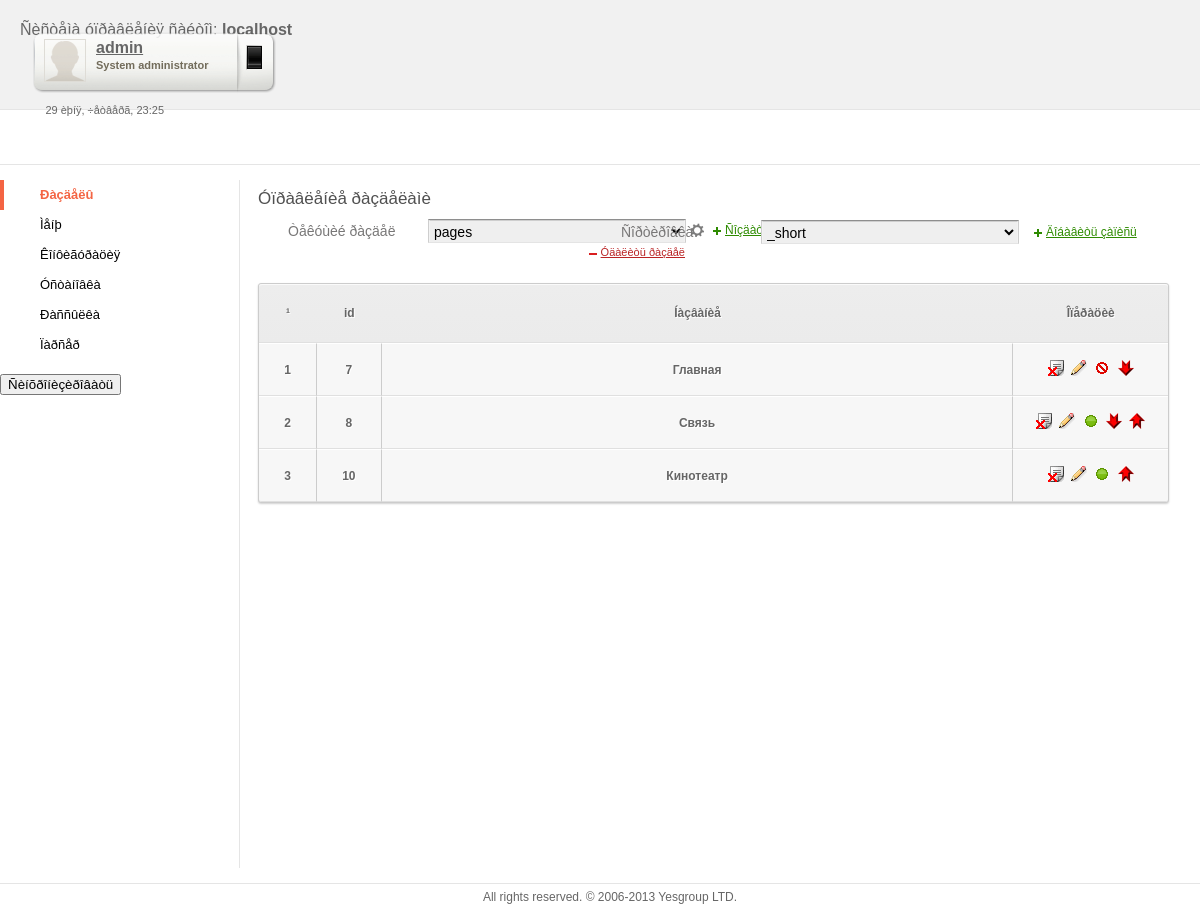
/admin/index.php (signed in), run on the app's committed database.
### tables this page shows
CREATE TABLE `pages` (
  `id` int(11) NOT NULL AUTO_INCREMENT,
  `order` int(11) NOT NULL DEFAULT '0',
  `linkid` int(11) NOT NULL DEFAULT '0',
  `nameid` varchar(100) DEFAULT NULL,
  `visible` tinyint(1) NOT NULL DEFAULT '1',
  `content` text,
  PRIMARY KEY (`id`)
);

### admin/config.php (called while the page is built, shortened)
<?php
$dbName 	 = 'ucinema';
?>

### admin/modules/base.php (called while the page is built, shortened)
<?php
require_once('config.php');
class base {
	final protected function connectToDb() {
		global $dbUser;
		global $dbName;
		global $dbPassword;
		global $dbLocation;
		$dbconnect = mysql_connect($dbLocation, $dbUser, $dbPassword);
   		$dbselect = mysql_select_db($dbName, $dbconnect);
	}
}
?>

### admin/modules/razdel/razdel.php (the view, shortened to what this page needs)
<?php
require_once('modules/base.php');
class razdel extends base {
	private $table;
	private $returned_content;
	private $page;
	private $limit;
	private $count;
	function  __construct() {
		$this->table = (isset($_SESSION['table_razdel']) && !empty($_SESSION['table_razdel'])) ? $_SESSION['table_razdel'] : 'pages';
		$this->page = (!isset ($_GET['page']) || empty($_GET['page'])) ? 1 : $_GET['page'];
		$this->limit = $this->get_config('admin_pager');
		$this->count = $this->count_table();
	}
    public function preview() {
		switch (@$_GET['action']){
			default			: return $this->ShowExists();break;
		}
	}
	protected function ShowExists($type = null) {
		$content =
<<<CONTENT
<div id="content" class="razdel">
<h2>Óïðàâëåíèå ðàçäåëàìè</h2>
<div class="prop">
	<div class="left">Òåêóùèé ðàçäåë</div>
	<div class="right inp">
	<form name="selectTableForm"  action="?mode=razdel&table={$this->table}&page={$this->page}">
								<input type="hidden" name="mode" value="razdel">
								<select name="table" onchange="javascript:document.forms['selectTableForm'].submit()">
CONTENT;
		$sql = 'SELECT * FROM `'.$this->tablename_basetable.'` ORDER BY `rus`';
		$res = mysql_query($sql);
		while ($row = mysql_fetch_assoc($res)){
			if ($row['tablename'] == $this->table)
				$content .=	'<option value="'.$row['tablename'].'" selected>'.$row['rus'].'</option>';
			else
				$content .=	'<option value="'.$row['tablename'].'">'.$row['rus'].'</option>';
		}
		$memo = '<tr>
						<td width="5px"></td>
						<td valign="center">
							<form name="selectSortForm" method="POST" action="?mode=razdel&table='.$this->table.'&page='.$this->page.'">
									<select name="sort" style="width:200px" onchange="this.form.submit()">';
		$sql_sort = 'SELECT vname, query FROM `'.$this->table.'_defsec`';
		$res_sort = mysql_query($sql_sort);
		while ($row_sort = mysql_fetch_assoc($res_sort)){
			if ($_SESSION['sort'] == $row_sort['vname'])
				$memo .= '<option value="'.$row_sort['vname'].'" selected>'.$row_sort['vname'].'</option>';
			else
				$memo .= '<option value="'.$row_sort['vname'].'">'.$row_sort['vname'].'</option>';
		}
		$memo .= '			</select>
							</form>
						</td>
						<td width="5px"></td>
					</tr>';
		$content .=
<<<CONTENT
								</select>
								<!--a href="javascript:document.forms['selectTableForm'].submit()">
									<img height="16" width="16" border="0" title="Âûáðàòü òàáëèöó ðàçäåëîâ" src="img/icons/m_menu.gif">
								</a-->
							</form>
		<a class="struct_razdel" href="?mode=razdel&table={$this->table}&action=struct&page={$this->page}"><img src="img/settings.png" alt="" /></a>
		<a class="add_razdel add_one_more" href="?mode=razdel&action=create&page={$this->page}">Ñîçäàòü ðàçäåë</a>
		<a class="del_razdel remove_one" href="?mode=razdel&table={$this->table}&action=drop&page={$this->page}" onclick="return confirm('Óäàëèòü ðàçäåë - {$this->table}?')">Óäàëèòü ðàçäåë</a>
	</div>
</div>
<div class="prop sort_right">
CONTENT;
$content.='
	<div class="left">Ñîðòèðîâêà</div>
	<div class="right inp">'.$memo.'
	</div>
</div>
	<a class="add_rec add_one_more" href="?mode=razdel&table='.$this->table.'&action=add&page='.$this->page.'">Äîáàâèòü çàïèñü</a>';
		$content .=
<<<CONTENT
				</table>
			</td>
		</tr>
	</table>
		<div class="pager">
			{$this->Pager($this->count, $this->limit, $this->page)}
			{$this->generate_by_type($this->table)}
			{$this->Pager($this->count, $this->limit, $this->page)}
		</div>
</div>
CONTENT;
		return $content;
	}
	protected function count_table()
	{
		$query = mysql_result(mysql_query('SELECT `query` FROM `'.$this->table.'_defsec` WHERE `vname` = "'.$_SESSION['sort'].'"'), 0);
		$res = mysql_query($query);
		return mysql_num_rows($res);
	}
	protected function Pager($count, $limit, $page)
	{
		$cont = '';
		return $cont;
	}
	protected function get_config($key){
		return mysql_result(mysql_query('SELECT `value` FROM `config` WHERE `key`="'.$key.'"'), 0);
	}
	protected function generate_by_type($table) {
		if (!empty($table)){
			$this->returned_content =
<<<CONTENT
		<table class="main-table" width="100%" cellpadding="5" cellspacing="0" border="1" style="border-collapse:collapse">
			<tr class="first-row">
				<th align="center" width="3%"><span style="color:green;font-weight:bold">¹</span></th>
				<th align="center" width="3%"><span style="color:green;font-weight:bold">id</span></th>
				<th align="center"><span style="color:green;font-weight:bold">Íàçâàíèå</span></th>
CONTENT;
			$this->returned_content .=
<<<CONTENT
				<th align="center" width="17%"><span style="color:green;font-weight:bold">Îïåðàöèè</span></th>
			</tr>
CONTENT;
			$query = '';
                        if($table === 'answers')
                        {
                            if(isset($_SESSION['sinterview']))
                            {$query = 'SELECT * FROM `'.$table.'` WHERE `interview_id` = "'.$_SESSION['sinterview'].'"';}
                            else
                            {$query = 'SELECT * FROM `'.$table.'`';}
                        }
                        else
                        {
                            $query = mysql_result(mysql_query('SELECT `query` FROM `'.$table.'_defsec` WHERE `vname` = "'.$_SESSION['sort'].'"'), 0);
                        }
                        $res = mysql_query($query.' LIMIT '.($this->limit * ($this->page - 1)).', '.$this->limit);
                        $number = mysql_num_rows($res);
			if ($number > 0){
				$i = 1;
				while ($row = mysql_fetch_assoc($res)){
					$this->returned_content .=
<<<CONTENT
	<tr id="id{$row['id']}">
		<td align="center"><span>{$row['order']}</span></td>
		<td align="center"><span>{$row['id']}</span></td>
CONTENT;
			if ($table === 'shedule'){
			$resulbka = mysql_result(mysql_query('SELECT `nameid` FROM film WHERE id = '.$row['nameid']), 0);
				$this->returned_content .= '<td align="center"><span>'.$resulbka.'</span></td>';
			}
			else {
				$this->returned_content .= '<td align="center"><span>'.$row['nameid'].'</span></td>';
			}
					$this->returned_content .=
<<<CONTENT
		<td align="center"><span>
CONTENT;
					$this->returned_content .=
	'<a href="?mode=razdel&table='.$table.'&action=delete&id='.$row['id'].'&page='.$this->page.'" onclick="return confirm(\'Óäàëèòü?\')" title="Óäàëèòü"><img src="img/delete.gif" border="0"></a>
	<a href="?mode=razdel&table='.$table.'&action=edit&id='.$row['id'].'&page='.$this->page.'" title="Ðåäàêòèðîâàòü">
		<img src="img/edit.gif" border="0"></a>';
					if ($row['visible'] == 1)
						$this->returned_content .=
	'<div id="idallow'.$row['id'].'" style="display:inline">
		<a href="javascript:changeAllowed(\'razdel\', \''.$table.'\', \''.$row['id'].'\', \'disallowed\')" title="Çàïðåòèòü ê ïîêàçó">
			<img src="img/allowed.gif" border="0">
		</a>
	</div>';
					if ($row['visible'] == 0)
						$this->returned_content .=
	'<div id="idallow'.$row['id'].'" style="display:inline">
		<a href="javascript:changeAllowed(\'razdel\', \''.$table.'\', \''.$row['id'].'\', \'allowed\')" title="Ðàçðåøèòü ê ïîêàçó">
			<img src="img/disallowed.gif" border="0">
		</a>
	</div>';
					if ($number != 1){
						switch ($i){
							case 1 :
								$this->returned_content .=
		'<a href="?mode=razdel&table='.$table.'&action=move&id='.$row['id'].'&order='.$row['order'].'&move=down&page='.$this->page.'" title="ï¿½ï¿½ï¿½ï¿½ï¿½ï¿½ï¿½ï¿½ï¿½ï¿½ï¿½ ï¿½ï¿½ï¿½ï¿½">
			<img src="img/down.gif" border="0"></a>';
								break;
							case $number :
								$this->returned_content .=
		'<a href="?mode=razdel&table='.$table.'&action=move&id='.$row['id'].'&order='.$row['order'].'&move=up&page='.$this->page.'" title="ï¿½ï¿½ï¿½ï¿½ï¿½ï¿½ï¿½ï¿½ï¿½ï¿½ï¿½ ï¿½ï¿½ï¿½ï¿½ï¿½">
			<img src="img/up.gif" border="0"></a>';
								break;
							default:
								$this->returned_content .= '
		<a href="?mode=razdel&table='.$table.'&action=move&id='.$row['id'].'&order='.$row['order'].'&move=down&page='.$this->page.'" title="ï¿½ï¿½ï¿½ï¿½ï¿½ï¿½ï¿½ï¿½ï¿½ï¿½ï¿½ ï¿½ï¿½ï¿½ï¿½">
			<img src="img/down.gif" border="0"></a>
		<a href="?mode=razdel&table='.$table.'&action=move&id='.$row['id'].'&order='.$row['order'].'&move=up&page='.$this->page.'" title="ï¿½ï¿½ï¿½ï¿½ï¿½ï¿½ï¿½ï¿½ï¿½ï¿½ï¿½ ï¿½ï¿½ï¿½ï¿½ï¿½">
			<img src="img/up.gif" border="0"></a>';
						}
					}
      	$this->returned_content .=(isset($_GET['table']) && $_GET['table']=='shedule')?
	'<div id="send'.$row['id'].'" style="display:inline">
      <form method="POST" action="http://dev.tickets.od.ua/tickets/UcinemaTickets" >
      <textarea name="data" style="display:none">'.json_encode($row).'</textarea>
		<button type="submit"  title="Ñèíõðîíèçèðîâàòü ðàñïèñàíèå ñ tickets.od.ua">
			<img src="img/tickets.png" border="0">
		</button>
        </form>
	</div>':'';
					$this->returned_content .= '</span></td></tr>';
					$i++;
				}
			}
			$this->returned_content .= '</table>';
		}
		return $this->returned_content;
	}
}
?>

### admin/templates/header.inc.php (shortened to what this page needs)
<?php
  function dateFormat(){
    $n = date('n',time());
    $d = date('d',time());
    $time = date('H:i',time());
    $w = date('w',time());
    $weeks = array('ïîíåäåëüíèê','âòîðíèê','ñðåäà','÷åòâåðã','ïÿòíèöà','ñóááîòà','âîñêðåñåíüå');
    $monthes = array('ÿíâàðÿ','ôåâðàëÿ','ìàðòà','àïðåëÿ','ìàÿ','èþíÿ','èþëÿ','àâãóñòà','ñåíòÿáðÿ','îêòÿáðÿ','íîÿáðÿ','äåêàáðÿ');
    return $d.' '.$monthes[$n].', '.$weeks[$w].', '.$time;
  }
?>
<!DOCTYPE HTML PUBLIC "-//W3C//DTD HTML 4.0 Transitional//EN">
<html xmlns="http://www.w3.org/1999/xhtml">
<head>
<link rel="stylesheet" type="text/css" href="includes/css/ucms.css">
<link rel="stylesheet" type="text/css" href="includes/css/ucms_new.css">
<link rel="stylesheet" type="text/css" href="includes/fancybox/jquery.fancybox-1.3.4.css"/>
<link rel="stylesheet" type="text/css" href="includes/css/ucms_new.css">
</head>
<body marginheight="0" marginwidth="0" rightmargin="0" leftmargin="0" topmargin="0" bottommargin="0" >
	<div id="window">
		<div id="header">
			<div id="logo-text">
				<table  width="100%" height="100%" cellpadding="0" cellspacing="0" border="0">
					<tr>
						<td align="left" width="100%">Ñèñòåìà óïðàâëåíèÿ ñàéòîì: <strong><?php echo $_SERVER['SERVER_NAME']; ?></strong></td>
					</tr>
				</table>
			</div>
			<div id="authorization">
				<div class="auth">
					<img src="img/ucms_img/avatar.png" />
					<p id="username">admin</p><br />
					<p id="user-status">System administrator</p>
					<a href="?mode=logout" class="logout">&nbsp</a>
				</div>
				<div class="date"><p><?php echo dateFormat();?></p></div>
			</div>
		</div>
		<div id="sub-navigation">
		</div>

### admin/templates/menu.inc.php (shortened to what this page needs)
<div id="navigation-menu">
	<ul>
		<li><a href="?mode=razdel" class="<?php if ($mode == 'razdel') echo 'active';?>">Ðàçäåëû</a>
		<li><a href="?mode=menu" class="<?php if ($mode == 'menu') echo 'active';?>">Ìåíþ</a>
		<li><a href="?mode=config" class="<?php if ($mode == 'config') echo 'active';?>">Êîíôèãóðàöèÿ</a>
		<li><a href="?mode=setup" class="<?php if ($mode == 'setup') echo 'active';?>">Óñòàíîâêà</a>
		<li><a href="?mode=spam"class="<?php if ($mode == 'spam') echo 'active';?>">Ðàññûëêà</a>
		<li><a href="?mode=parser" class="<?php if ($mode == 'parser') echo 'active';?>">Ïàðñåð</a>
	</ul>
    <form action="http://today.od.ua/admin/grabbers/index.php" method="GET">
    <br />
    <button type="submit" style="cursor:pointer">Ñèíõðîíèçèðîâàòü</button>
    </form>
</div>

### admin/index.php (shortened to what this page needs)
<?php
require_once('./config.php');
$mode = @$_GET['mode'];
function select_mode($mode) {
	include_once('./templates/header.inc.php');
	include_once('./templates/menu.inc.php');
	if (!empty($mode) && $mode != 'logout'){
		$object = new $mode();
		echo $object->preview();
	}
	$buffer = ob_get_contents();
	echo $buffer;
	include_once('./templates/footer.inc.php');
}
if ($mode == 'logout') {
	session_destroy();
	header("Location: http://".$_SERVER['HTTP_HOST'].dirname($_SERVER['PHP_SELF'])."/");
}
elseif (isset($_SESSION['auth_key']) && !empty($_SESSION['auth_key'])){
	if (empty($mode))
		select_mode($admin_default_mode);
	else
		select_mode($mode);
	exit();
}
?>

### admin/templates/footer.inc.php
			<div id="footer">
						<p>All rights reserved. © 2006-2013 Yesgroup LTD.</p>
			</div>
	</div>
</body>
</html>

### admin/includes/css/style.css (style rules this page uses)
BODY { color:#666666; font-family:'Arial'; font-size:12px; SCROLLBAR-TRACK-COLOR:#E7E7E7; SCROLLBAR-BASE-COLOR:#AAAAAA; height: 100%; }
form { margin:0; }
A:Link { font-family:'Arial'; font-size:12px; color:#000000; text-decoration:none; font-weight:none; }

### admin/includes/css/ucms.css (style rules this page uses)
#content h2 { color:#505050; font:17px arial; margin-bottom:10px; display:block; }
.inp { font-family: Verdana, Geneva, Arial, Helvetica, sans-serif; font-size: 11px; font-weight: bold; color: #000000; background-color: transparent; background-image: url(../pictures/dots.gif); background-repeat: repeat-x; background-position: bottom; border: none; }
select { font-family: Verdana, Geneva, Arial, Helvetica, sans-serif; font-size: 10px; }

### data on the page
pages: order "1", id "7", nameid "Главная"
pages: order "2", id "8", nameid "Связь"
pages: order "3", id "10", nameid "Кинотеатр"

### other printed values
$_SERVER['SERVER_NAME'] "localhost"
dateFormat() "29 èþíÿ, ÷åòâåðã, 23:25"
form field table "pages"
form field sort "_short"
